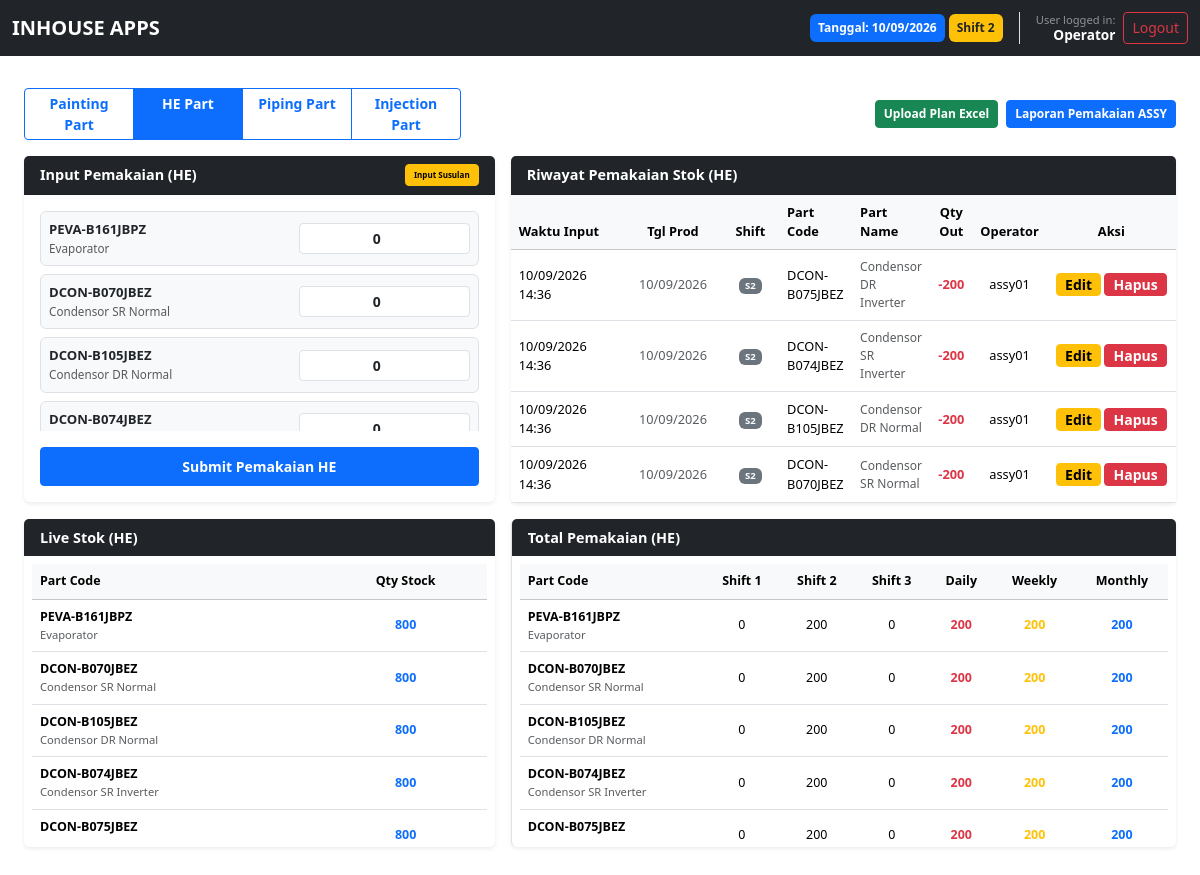
The app's page /index.php?page=assy&area=HE with its own data.
### tables this page shows
CREATE TABLE `stock_transactions` (
  `id` int(11) NOT NULL,
  `user_id` int(11) NOT NULL,
  `role` enum('ASSY','CMC','HEPI','PAINTING','PRESS','INJECTION') NOT NULL,
  `part_code` varchar(50) NOT NULL,
  `source_table` enum('stok_injection','stok_pp','stok_he','stok_piping') NOT NULL,
  `transaction_type` enum('IN','OUT') NOT NULL,
  `qty` int(11) NOT NULL,
  `shift` int(11) DEFAULT NULL,
  `production_date` date DEFAULT NULL,
  `created_at` timestamp NOT NULL DEFAULT current_timestamp()
);

CREATE TABLE `users` (
  `id` int(11) NOT NULL,
  `username` varchar(50) NOT NULL,
  `password` varchar(255) NOT NULL,
  `role` enum('ASSY','CMC','HEPI','PAINTING','PRESS','INJECTION') NOT NULL,
  `created_at` timestamp NOT NULL DEFAULT current_timestamp()
);

### page/assy.php (the view, shortened to what the rows shown need)
<?php
$parts_paint = [
    ['code' => 'GCAB-A646JBPZ', 'name' => 'Top Table'],
    ['code' => 'GCAB-A767JBPZ', 'name' => 'Front Panel'],
    ['code' => 'LCHS-A800JBPZ', 'name' => 'Base Pan'],
    ['code' => 'PPLT-B282JBPZ', 'name' => 'Side Cover R']
];
$parts_he = [
    ['code' => 'PEVA-B161JBPZ', 'name' => 'Evaporator'],
    ['code' => 'DCON-B070JBEZ', 'name' => 'Condensor SR Normal'],
    ['code' => 'DCON-B105JBEZ', 'name' => 'Condensor DR Normal'],
    ['code' => 'DCON-B074JBEZ', 'name' => 'Condensor SR Inverter'],
    ['code' => 'DCON-B075JBEZ', 'name' => 'Condensor DR Inverter']
];
$parts_piping = [
    ['code' => 'CPIPCC533JBKZ', 'name' => 'TUBE ASSY'],
    ['code' => 'CPIPCC616JBKZ', 'name' => 'SUCTION 7K/5K-2'],
    ['code' => 'CPIPCC625JBKZ', 'name' => 'SUCTION 9K2'],
    ['code' => 'CPIPCC571JBKZ', 'name' => 'SUCTION 6K/8K/10K'],
    ['code' => 'CPIPCC624JBKZ', 'name' => 'SUCTION MUFFLER 13K'],
    ['code' => 'CPIPCK426JBKZ', 'name' => 'SUCTION 9CAY'],
    ['code' => 'CCYC-F289JBKZ', 'name' => 'DISCHARGE 5K2'],
    ['code' => 'CCYC-F091JBKZ', 'name' => 'DISCHARGE 7K'],
    ['code' => 'CCYC-F255JBKZ', 'name' => 'DISCHARGE 9K2'],
    ['code' => 'CPIPCC572JBKZ', 'name' => 'DISCHARGE 6K & 8K'],
    ['code' => 'CPIPCC561JBKZ', 'name' => 'DISCHARGE 10K'],
    ['code' => 'CPIPCC623JBKZ', 'name' => 'DISCHARGE 13K'],
    ['code' => 'CCYC-F311JBKZ', 'name' => 'DISCHARGE 9CAY'],
    ['code' => 'CCPY-A455JBKZ', 'name' => 'CAPILARY 5K'],
    ['code' => 'CCPY-A456JBKZ', 'name' => 'CAPILARY 7K'],
    ['code' => 'CCPY-A457JBKZ', 'name' => 'CAPILARY 9K'],
    ['code' => 'CCPY-A458JBKZ', 'name' => 'CAPILARY X6/X8'],
    ['code' => 'CCPY-A459JBKZ', 'name' => 'CAPILARY X10'],
    ['code' => 'CCPY-A516JBKZ', 'name' => 'CAPILARY X13'],
    ['code' => 'PCPY-C007JB1Z', 'name' => 'CAPILARY 9CAY']
];
$parts_injection = [
    ['code' => 'GGADPA056JBFA', 'name' => 'Fan Guard', 'area' => 'AC'],
    ['code' => 'GWAK-A517JBFA', 'name' => 'Front Panel', 'area' => 'AC'],
    ['code' => 'GWAK-A517JBFB', 'name' => 'Front Panel Black', 'area' => 'AC'],
    ['code' => 'GWAK-A520JBFA', 'name' => 'Front Panel PCI', 'area' => 'AC'],
    ['code' => 'GWAK-A544JBFC', 'name' => 'Front Panel DEY', 'area' => 'AC'],
    ['code' => 'LCHS-A801JBFA', 'name' => 'Cabinet', 'area' => 'AC'],
    ['code' => 'LCHS-A801JBFC', 'name' => 'Cabinet DEY', 'area' => 'AC']
];
$selectedArea  = $_GET['area'] ?? 'PAINTING';
switch ($selectedArea) {
    case 'HE':
        $targetTable   = 'stok_he';
        break;
}
$queryHistory = "SELECT t.*, u.username
                 FROM stock_transactions t
                 LEFT JOIN users u ON t.user_id = u.id
                 WHERE t.source_table = :source_table AND t.transaction_type = 'OUT'
                 ORDER BY t.id DESC LIMIT 20";
$stmtHistory = $pdo->prepare($queryHistory);
$stmtHistory->execute([':source_table' => $targetTable]);
$histories   = $stmtHistory->fetchAll();
$all_parts = array_merge($parts_paint, $parts_he, $parts_piping, $parts_injection);
$partNameMap = [];
foreach ($all_parts as $p) {
    $partNameMap[$p['code']] = $p['name'];
}
?>
<div class="container-fluid py-3 px-4">
    <div class="row g-3 mb-3">
        <div class="col-lg-7 col-md-12">
            <div class="card shadow-sm border-0">
                <div class="card-body p-0">
                    <div class="table-responsive" style="max-height: 308px; overflow-y: auto;">
                        <table class="table table-hover align-middle text-center mb-0" style="font-size: 0.8rem;">
                            <thead class="table-light sticky-top">
                                <tr>
                                    <th style="width: 120px;" class="text-start">Waktu Input</th>
                                    <th style="width: 100px;">Tgl Prod</th>
                                    <th style="width: 60px;">Shift</th>
                                    <th class="text-start">Part Code</th>
                                    <th class="text-start">Part Name</th>
                                    <th>Qty Out</th>
                                    <th>Operator</th>
                                    <th style="width: 140px;">Aksi</th>
                                </tr>
                            </thead>
                            <tbody>
                                <?php if (count($histories) > 0): ?>
                                    <?php foreach ($histories as $tr):
                                        $pName = $partNameMap[$tr['part_code']] ?? '-';
                                    ?>
                                        <tr>
                                            <td class="text-start">
                                                <?= date('d/m/Y H:i', strtotime($tr['created_at'])) ?>
                                            </td>
                                            <td class="text-muted">
                                                <?= date('d/m/Y', strtotime($tr['production_date'])) ?>
                                            </td>
                                            <td><span class="badge bg-secondary">S<?= $tr['shift'] ?? '-' ?></span></td>
                                            <td class="text-start"><?= htmlspecialchars($tr['part_code']) ?></td>
                                            <td class="text-start text-muted" style="font-size: 0.75rem;"><?= htmlspecialchars($pName) ?></td>
                                            <td class="text-danger fw-bold">-<?= number_format($tr['qty']) ?></td>
                                            <td><?= htmlspecialchars($tr['username'] ?? 'User') ?></td>
                                            <td>
                                                <button class="btn btn-warning btn-sm py-0 px-2 fw-bold" data-bs-toggle="modal" data-bs-target="#editModal<?= $tr['id'] ?>">
                                                    Edit
                                                </button>
                                                <button class="btn btn-danger btn-sm py-0 px-2 fw-bold" data-bs-toggle="modal" data-bs-target="#deleteModal<?= $tr['id'] ?>">
                                                    Hapus
                                                </button>
                                            </td>
                                        </tr>
                                    <?php endforeach; ?>
                                <?php else: ?>
                                    <tr>
                                        <td colspan="8" class="text-muted py-4">Belum ada riwayat pemakaian untuk Area <?= $selectedArea ?>.</td>
                                    </tr>
                                <?php endif; ?>
                            </tbody>
                        </table>
                    </div>
                </div>
            </div>
        </div>
    </div>
    <div class="row g-3 mb-3">
        <div class="col-md-5">
            <div class="card shadow-sm border-0 h-100">
                <div class="card-body p-2">
                    <div class="table-responsive" style="max-height: 275px; overflow-y: auto;">
                        <table class="table table-hover align-middle text-center mb-0" style="font-size: 0.78rem;">
                            <thead class="table-light sticky-top">
                                <tr>
                                    <th class="text-start">Part Code</th>
                                    <th>Qty Stock</th>
                                </tr>
                            </thead>
                        </table>
                    </div>
                </div>
            </div>
        </div>
        <div class="col-md-7">
            <div class="card shadow-sm border-0 border-start h-100">
                <div class="card-body p-2">
                    <div class="table-responsive" style="max-height: 275px; overflow-y: auto;">
                        <table class="table table-hover align-middle text-center mb-0" style="font-size: 0.78rem;">
                            <thead class="table-light sticky-top">
                                <tr>
                                    <th class="text-start">Part Code</th>
                                    <th>Shift 1</th>
                                    <th>Shift 2</th>
                                    <th>Shift 3</th>
                                    <th>Daily</th>
                                    <th>Weekly</th>
                                    <th>Monthly</th>
                                </tr>
                            </thead>
                        </table>
                    </div>
                </div>
            </div>
        </div>
    </div>
</div>

### records on screen
stock_transactions: created_at "10/09/2026 14:36", production_date "10/09/2026", shift "2", part_code "DCON-B075JBEZ", part_code "Condensor DR Inverter", qty "200", user.username "assy01"
stock_transactions: created_at "10/09/2026 14:36", production_date "10/09/2026", shift "2", part_code "DCON-B074JBEZ", part_code "Condensor SR Inverter", qty "200", user.username "assy01"
stock_transactions: created_at "10/09/2026 14:36", production_date "10/09/2026", shift "2", part_code "DCON-B105JBEZ", part_code "Condensor DR Normal", qty "200", user.username "assy01"
stock_transactions: created_at "10/09/2026 14:36", production_date "10/09/2026", shift "2", part_code "DCON-B070JBEZ", part_code "Condensor SR Normal", qty "200", user.username "assy01"

### other values on screen
$productionDateDisplay "10/09/2026"
$currentShift "2"
$_SESSION['username'] "Operator"
$selectedArea "HE"
$part['code'] "PEVA-B161JBPZ"
$part['name'] "Evaporator"
$part['code'] "DCON-B070JBEZ"
$part['name'] "Condensor SR Normal"
$part['code'] "DCON-B105JBEZ"
$part['name'] "Condensor DR Normal"
$part['code'] "DCON-B074JBEZ"
$c "PEVA-B161JBPZ"
$p['name'] "Evaporator"
$stok "800"
$c "DCON-B070JBEZ"
